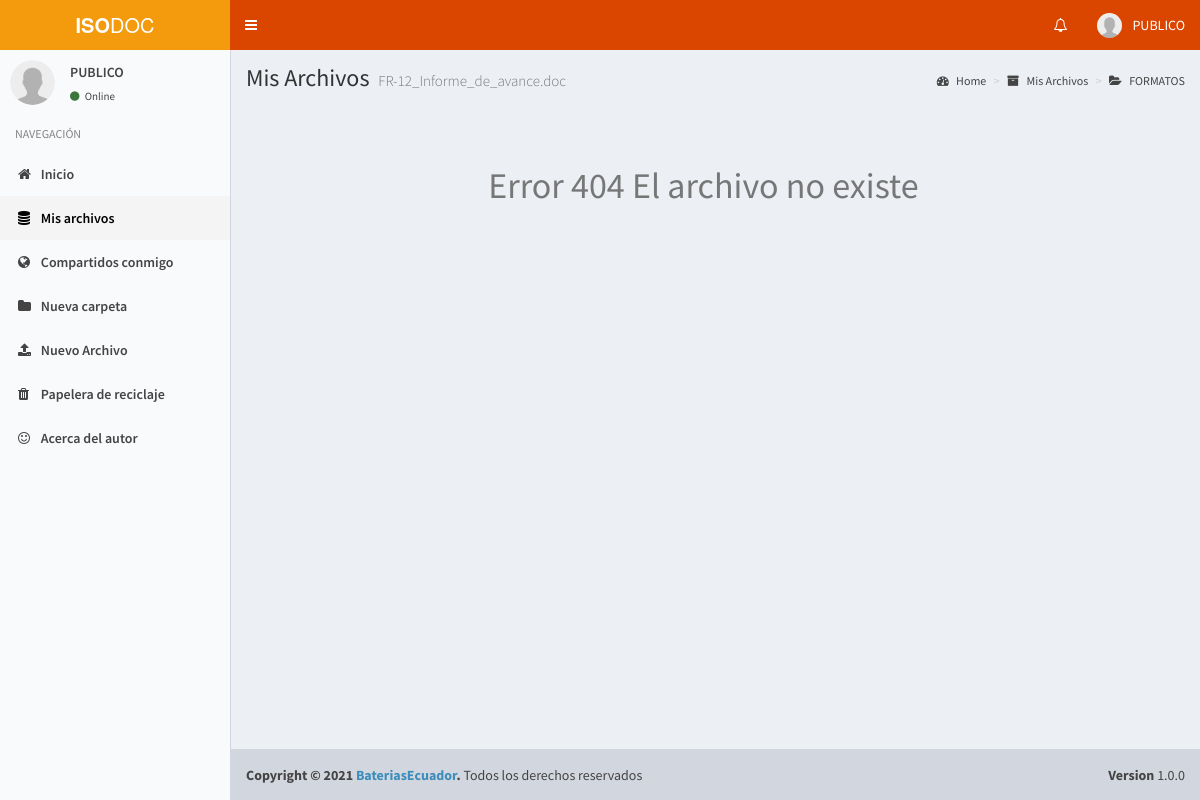
The app's page /file?code=HrqAG9MoK791 (signed in) with its own data.
### tables this page shows
CREATE TABLE IF NOT EXISTS `user` (
  `id` int(11) NOT NULL AUTO_INCREMENT,
  `fullname` varchar(100) NOT NULL,
  `email` varchar(255) NOT NULL,
  `password` varchar(60) NOT NULL,
  `image` varchar(255) DEFAULT NULL,
  `is_active` tinyint(1) NOT NULL DEFAULT '1',
  `is_admin` tinyint(1) NOT NULL DEFAULT '0',
  `is_public` tinyint(1) NOT NULL DEFAULT '0',
  `is_evaluator` tinyint(1) NOT NULL DEFAULT '0',
  `created_at` datetime NOT NULL,
  PRIMARY KEY (`id`),
  UNIQUE KEY `email` (`email`)
);

CREATE TABLE IF NOT EXISTS `file` (
  `id` int(11) NOT NULL AUTO_INCREMENT,
  `code` varchar(12) NOT NULL,
  `filename` varchar(255) NOT NULL,
  `description` varchar(255) NOT NULL,
  `download` int(11) NOT NULL,
  `is_public` tinyint(1) NOT NULL DEFAULT '0',
  `is_folder` tinyint(1) NOT NULL DEFAULT '0',
  `is_deleted` tinyint(1) NOT NULL DEFAULT '0',
  `user_id` int(11) NOT NULL,
  `status` int(11) DEFAULT '1',
  `folder_id` int(11) DEFAULT NULL,
  `created_at` datetime NOT NULL,
  `code_last` varchar(50) DEFAULT NULL,
  PRIMARY KEY (`id`),
  KEY `folder_id` (`folder_id`),
  KEY `user_id` (`user_id`),
  CONSTRAINT `file_ibfk_1` FOREIGN KEY (`folder_id`) REFERENCES `file` (`id`) ON DELETE CASCADE ON UPDATE CASCADE,
  CONSTRAINT `file_ibfk_2` FOREIGN KEY (`user_id`) REFERENCES `user` (`id`) ON DELETE CASCADE ON UPDATE CASCADE
);

### file.php (the view, shortened to what this page needs)
<?php
$active2 = "active";
include "header.php";
$file = null;
if (isset($_GET["code"]) && $_GET["code"] != "") {
    $id_code = $_GET["code"];
    $file = mysqli_query($con, "select * from file where code=\"$id_code\"");
    while ($row = mysqli_fetch_array($file)) {
        $file_id = $row['id'];
        $user_id = $row['user_id'];
        $code = $row['code'];
        $filename = $row['filename'];
        $description = $row['description'];
        $created_at = $row['created_at'];
        $file_count = $row['download'];
        $folder_id = $row['folder_id'];
    }
}
$is_logged = false;
$is_owner = false;
$go = false;
if (isset($_SESSION["user_id"])) {
    $is_logged = true;
}
if (!$is_logged) {
    print "<script>alert(\"Acceso Denegado!\")</script>";
    print "<script>window.location='./';</script>";
} else if ($go == false && !$is_owner) {
    $found = false;
    if (@$folder_id != null) {
        $u = $_SESSION['user_id'];
        $ps2 = mysqli_query($con, "select * from permision where user_id=$u and file_id=$folder_id");
        if ($ps2 != null) {
            $found = true;
        }
    }
    if ($found == true) {
        $go = true;
    } else {
        print "<script>alert(\"Acceso Denegado!\")</script>";
        print "<script>window.location='shared';</script>";
    }
}
?>
<?php if ($go || $is_owner) : ?>
    <div class="content-wrapper">
        <section class="content-header">
            <h1>Mis Archivos <small><?php echo $filename; ?></small> </h1>
            <?php if (isset($_SESSION["user_id"])) : ?>
                <ol class="breadcrumb">
                    <li><a href="#"><i class="fa fa-dashboard"></i> Home</a></li>
                    <li><a href="myfiles"><i class="fa fa-archive"></i> Mis Archivos</a></li>
                    <?php
                    if ($folder_id != 0) {
                        $f = mysqli_query($con, "select * from file where id=$folder_id");
                        while ($g = mysqli_fetch_array($f)) {
                            $f_code = $g['code'];
                            $f_filename = $g['filename'];
                        }
                        echo '<li class="active"><a href="myfiles?folder=' . $f_code . '"><i class="fa fa-folder-open"></i> ' . $f_filename . '</a></li>';
                    }
                    ?>
                </ol>
            <?php endif; ?>
        </section>
        <section class="content">
            <div class="row">
                <div class="col-lg-6 col-xs-12 col-md-offset-3">
                    <br>
                    <?php if (mysqli_num_rows($file) == 0) : ?>
                        <h1>404</h1>
                    <?php else : ?>
                        <br>
                        <?php
                        $url = "storage/data/" . $user_id . "/" . $filename;
                        if (file_exists($url)) {
                            $ftype = explode(".", $url);
                            if ($filename != "") {
                                if ($ftype[1] == "png" || $ftype[1] == "jpg" || $ftype[1] == "gif" || $ftype[1] == "jpeg") {
                                    echo " <img src=\"$url\" class=\"offline\" width=\"540\">";
                                } else {
                                    echo "<h2>$filename</h2>";
                                }
                            } ?>
                            <br><br>
                            <p><?php echo $description; ?></p><br>
                            <p class="text-muted text-right"><i class="fa fa-clock-o"></i> <?php echo $created_at; ?></p>
                            <div class="btn-group  pull-right">
                                <a href="action/dwnfl?code=<?php echo $code; ?>&id=<?php echo $file_id; ?>&count=<?php echo $file_count; ?>" class="btn btn-default"><i class="fa fa-download"></i> Descargar</a>
                            </div>
                            <div class="btn-group  pull-right">
                                <a href="filepermision?id=<?php echo $_GET['code']; ?>" class="btn btn-default"><i class="fa fa-globe"></i> Compartir</a>
                            </div>
                            <?php if ($is_evaluator != 1) : ?>
                                <div class="btn-group  pull-right">
                                    <a title="Actualizar archivo" href="updatefile?id=<?php echo $_GET['code']; ?>" class="btn btn-default"><i class="fa fa-file"></i> Actualizar</a>
                                </div>
                            <?php endif; ?>
                            <?php if ($is_evaluator == 1) : ?>
                                <div style="padding-right:6px;" class="btn-group  pull-right">
                                    <a href="action/dwnfl?code=<?php echo $code; ?>&id=<?php echo $file_id; ?>&count=<?php echo $file_count; ?>" class="btn btn-default"><i class="fa fa-upload"></i> Publicar</a>
                                </div>
                            <?php endif; ?>
                            <br><br>
                            <?php
                            $sql = "select * from comment where file_id in (select id from file where code=" . "'$id_code'" . " or code_last=" . "'$id_code'" . ")";
                            $comments = mysqli_query($con, $sql);
                            $count = mysqli_num_rows($comments);
                            if (isset($_GET['success'])) {
                                echo "<p class='alert alert-success'> <i class=' fa fa-exclamation-circle'></i> <strong>¡Comentario agregado! </strong> .</p>";
                            } elseif (isset($_GET['error'])) {
                                echo "<p class='alert alert-danger'> <i class=' fa fa-exclamation-circle'></i> <strong>¡Error! </strong>No se puede comentar este archivo.</p>";
                            }
                            ?>
                            <div class="box box-success">
                                <div class="box-header">
                                    <i class="fa fa-comments-o"></i>
                                    <h3 class="box-title">Comentarios (<?php echo $count ?>)</h3>
                                </div>
                                <?php if ($count > 0) : ?>
                                    <div class="box-body chat" id="chat-box">
                                        <div class="item">
                                            <?php foreach ($comments as $com) : ?>
                                                <?php
                                                $com_user_id = $com['user_id'];
                                                $commm = mysqli_query($con, "select * from comment where user_id=$com_user_id");
                                                while ($usi = mysqli_fetch_array($commm)) {
                                                    $userd = $usi['user_id'];
                                                }
                                                $userss = mysqli_query($con, "select * from user where id=$userd");
                                                while ($com2 = mysqli_fetch_array($userss)) {
                                                    $profile_pic = $com2['image'];
                                                    $fullname = $com2['fullname'];
                                                }
                                                ?>
                                                <img src="images/profiles/<?php echo $profile_pic; ?>" alt="user image" class="offline">
                                                <p class="message">
                                                    <small class="text-muted pull-right"><i class="fa fa-clock-o"></i> <?php echo $com['created_at']; ?></small>
                                                    <a href="#" class="name">
                                                        <?php echo $fullname;  ?>
                                                    </a>
                                                    <?php echo $com['comment']; ?>
                                                </p>
                                            <?php endforeach; ?>
                                        </div>
                                    </div>
                                <?php endif; ?>
                                <div class="box-footer">
                                    <form method="post" action="action/addfilecomment.php">
                                        <div class="input-group">
                                            <input type="hidden" value="<?php echo $file_id ?>" name="id">
                                            <input name="comment" required class="form-control" placeholder="Escribe un comentario...">
                                            <div class="input-group-btn">
                                                <button type="submit" class="btn btn-success"><i class="fa fa-comments"></i></button>
                                            </div>
                                        </div>
                                    </form>
                                </div>
                            </div>
                        <?php } else {
                            echo  "<h1 class='text-muted'>Error 404 El archivo no existe</h1>";
                        }
                        ?>
                    <?php endif; ?>
                </div>
            </div>
        </section>
    </div>
<?php endif; ?>
<?php include "footer.php"; ?>

### header.php (shortened to what this page needs)
<?php
include "config/config.php";
$my_user_id = $_SESSION['user_id'];
$query = mysqli_query($con, "SELECT * from user where id=$my_user_id");
while ($row = mysqli_fetch_array($query)) {
    $fullname = $row['fullname'];
    $profile_pic = $row['image'];
}
?>
<!DOCTYPE html>
<html>
<head>
    <link rel="stylesheet" href="bootstrap/css/bootstrap.min.css">
    <link rel="stylesheet" href="css/font-awesome/css/font-awesome.min.css">
    <link rel="stylesheet" href="plugins/datatables/dataTables.bootstrap.css">
    <link rel="stylesheet" href="dist/css/AdminLTE.min.css">
    <link rel="stylesheet" href="dist/css/skins/_all-skins.min.css">
    <link rel="stylesheet" href="plugins/select2/select2.min.css">
    <link rel="stylesheet" href="plugins/iCheck/square/blue.css">
    <link rel="stylesheet" href="css/micss.css">
    <link rel="stylesheet" href="css/styles.css">
</head>
<body class="hold-transition skin-yellow-light sidebar-mini">
    <div class="wrapper">
        <header class="main-header">
            <a href="home.php" class="logo">
                <span class="logo-lg"><b>ISO</b>DOC</span>
            </a>
            <nav class="navbar navbar-static-top">
                <a href="#" class="sidebar-toggle" data-toggle="offcanvas" role="button">
                </a>
                <div class="navbar-custom-menu">
                    <ul class="nav navbar-nav">
                        <li class="dropdown notifications-menu">
                            <a href="#" class="dropdown-toggle" data-toggle="dropdown">
                                <i class="fa fa-bell-o"></i>
                            </a>
                        </li>
                        <li class="dropdown user user-menu">
                            <a href="#" class="dropdown-toggle" data-toggle="dropdown">
                                <img src="images/profiles/<?php echo $profile_pic; ?>" class="user-image" alt="User Image">
                                <span class="hidden-xs"><?php echo $fullname; ?></span>
                            </a>
                        </li>
                    </ul>
                </div>
            </nav>
        </header>
        <aside class="main-sidebar">
            <section class="sidebar">
                <div class="user-panel">
                    <div class="pull-left image">
                        <img src="images/profiles/<?php echo $profile_pic; ?>" class="img-circle" alt="User Image">
                    </div>
                    <div class="pull-left info">
                        <p><?php echo $fullname; ?></p>
                        <a href="#"><i class="fa fa-circle text-success"></i> Online</a>
                    </div>
                </div>
                <ul class="sidebar-menu">
                    <li class="header">NAVEGACIÓN</li>
                    <li class="<?php if (isset($active1)) {
                                    echo $active1;
                                } ?>">
                        <a href="home"><i class="fa fa-home"></i> <span>Inicio</span></a>
                    </li>
                    <li class="<?php if (isset($active2)) {
                                    echo $active2;
                                } ?>">
                        <a href="myfiles"><i class="fa fa-database"></i> <span>Mis archivos</span></a>
                    </li>
                    <li class="<?php if (isset($active3)) {
                                    echo $active3;
                                } ?>">
                        <a href="shared"><i class="fa fa-globe"></i> <span>Compartidos conmigo</span></a>
                    </li>
                    <li class="<?php if (isset($active4)) {
                                    echo $active4;
                                } ?>">
                        <a href="newfolder"><i class="fa fa-folder"></i> <span>Nueva carpeta</span></a>
                    </li>
                    <li class="<?php if (isset($active5)) {
                                    echo $active5;
                                } ?>">
                        <a href="newfile"><i class="fa fa-upload"></i> <span>Nuevo Archivo</span></a>
                    </li>
                    <li class="<?php if (isset($active6)) {
                                    echo $active6;
                                } ?>">
                        <a href="recicle"><i class="fa fa-trash"></i> <span>Papelera de reciclaje</span></a>
                    </li>
                    <li class="<?php if (isset($active7)) {
                                    echo $active7;
                                } ?>">
                        <a href="about"><i class="fa fa-smile-o"></i> <span>Acerca del autor</span></a>
                    </li>
                </ul>
            </section>
        </aside>

### records on screen
user: image (placeholder picture), fullname "PUBLICO"
file: filename "FR-12_Informe_de_avance.doc"
file: filename "FORMATOS"
